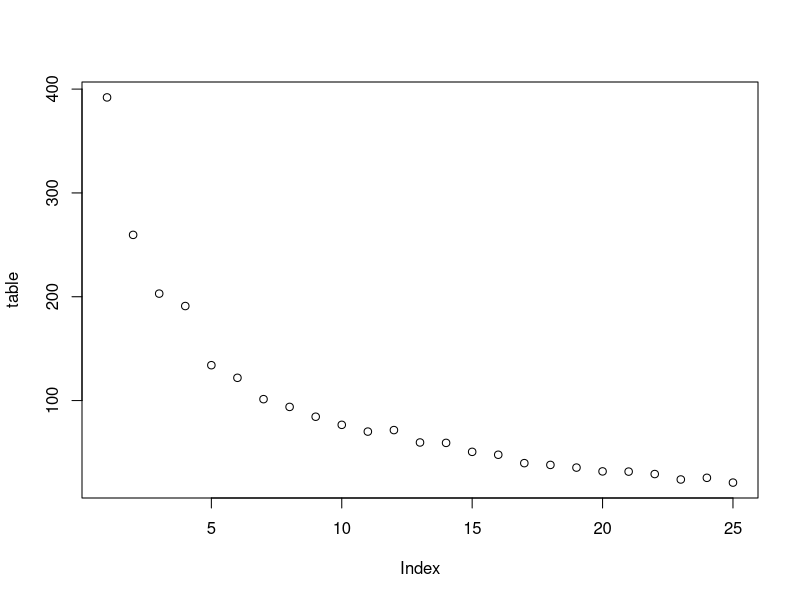
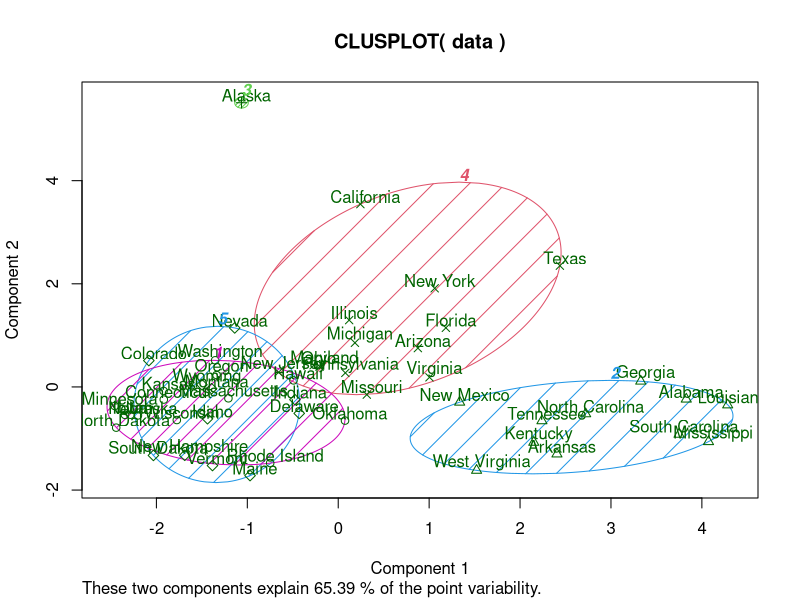

Generate these figures, in order, with R:
library(datasets)
data = state.x77

data = scale(data)

table = NULL;
for (i in 1:25) {
  clusters = kmeans(data, i)
  table[i] = clusters$tot.withinss
}
plot(table)

clusters = kmeans(data, 5)
summary(clusters)
clusters$centers
clusters$cluster
clusters$withinss
clusters$tot.withinss

library(cluster)
clusplot(data, clusters$cluster, color=TRUE, shade=TRUE, labels=2, lines=0)
